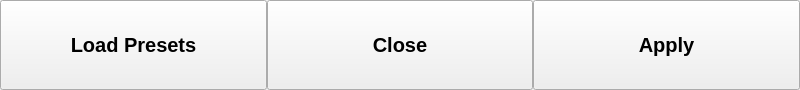
<?xml version="1.0" encoding="UTF-8"?>
<ui version="4.0">
 <class>Form</class>
 <widget class="QWidget" name="Form">
  <property name="geometry">
   <rect>
    <x>0</x>
    <y>0</y>
    <width>800</width>
    <height>90</height>
   </rect>
  </property>
  <property name="minimumSize">
   <size>
    <width>800</width>
    <height>90</height>
   </size>
  </property>
  <property name="maximumSize">
   <size>
    <width>800</width>
    <height>90</height>
   </size>
  </property>
  <property name="windowTitle">
   <string>Form</string>
  </property>
  <layout class="QHBoxLayout" name="horizontalLayout">
   <property name="spacing">
    <number>0</number>
   </property>
   <property name="leftMargin">
    <number>0</number>
   </property>
   <property name="topMargin">
    <number>0</number>
   </property>
   <property name="rightMargin">
    <number>0</number>
   </property>
   <property name="bottomMargin">
    <number>0</number>
   </property>
   <item>
    <widget class="QPushButton" name="button_loadpreset">
     <property name="sizePolicy">
      <sizepolicy hsizetype="Minimum" vsizetype="Expanding">
       <horstretch>0</horstretch>
       <verstretch>0</verstretch>
      </sizepolicy>
     </property>
     <property name="font">
      <font>
       <pointsize>15</pointsize>
       <weight>75</weight>
       <bold>true</bold>
      </font>
     </property>
     <property name="text">
      <string>Load Presets</string>
     </property>
    </widget>
   </item>
   <item>
    <widget class="QPushButton" name="button_close">
     <property name="sizePolicy">
      <sizepolicy hsizetype="Minimum" vsizetype="Preferred">
       <horstretch>0</horstretch>
       <verstretch>0</verstretch>
      </sizepolicy>
     </property>
     <property name="font">
      <font>
       <pointsize>15</pointsize>
       <weight>75</weight>
       <bold>true</bold>
      </font>
     </property>
     <property name="text">
      <string>Close</string>
     </property>
    </widget>
   </item>
   <item>
    <widget class="QPushButton" name="button_apply">
     <property name="sizePolicy">
      <sizepolicy hsizetype="Minimum" vsizetype="Expanding">
       <horstretch>0</horstretch>
       <verstretch>0</verstretch>
      </sizepolicy>
     </property>
     <property name="font">
      <font>
       <pointsize>15</pointsize>
       <weight>75</weight>
       <bold>true</bold>
      </font>
     </property>
     <property name="text">
      <string>Apply</string>
     </property>
    </widget>
   </item>
  </layout>
 </widget>
 <resources/>
 <connections/>
</ui>
